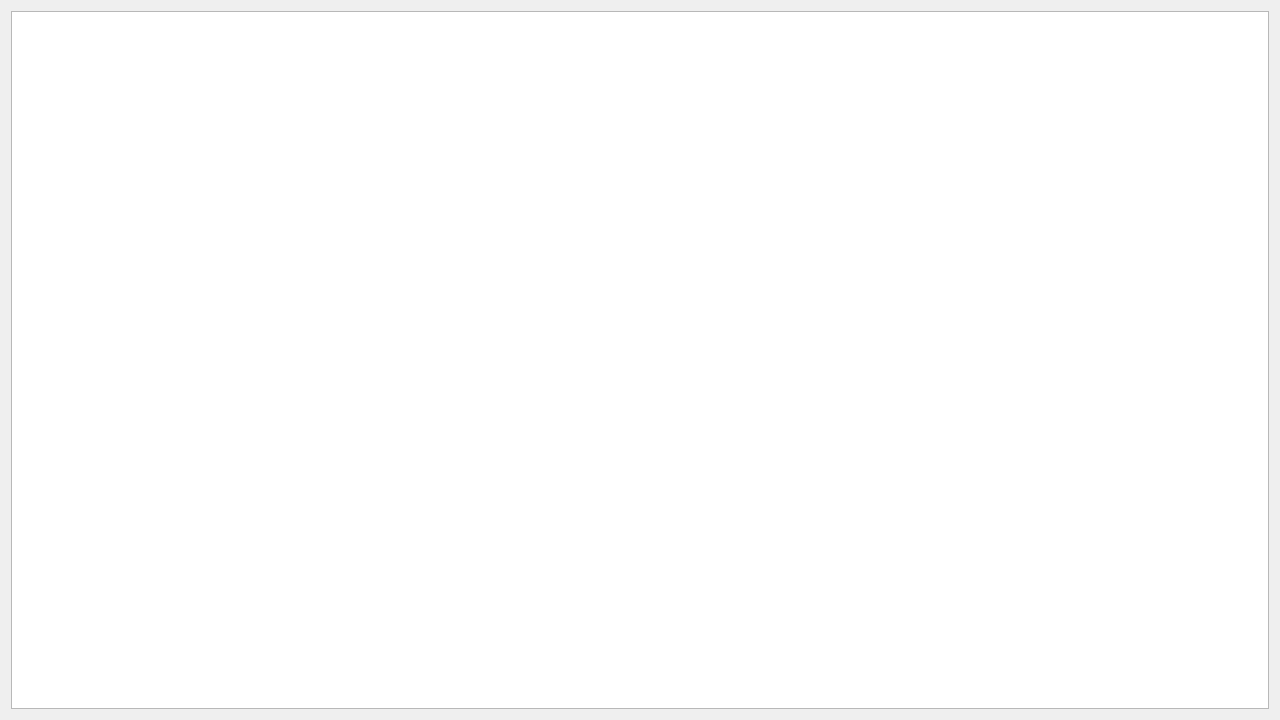
<?xml version="1.0" encoding="UTF-8"?>
<ui version="4.0">
 <class>Widget</class>
 <widget class="QWidget" name="Widget">
  <property name="geometry">
   <rect>
    <x>0</x>
    <y>0</y>
    <width>1280</width>
    <height>720</height>
   </rect>
  </property>
  <property name="windowTitle">
   <string>Widget</string>
  </property>
  <layout class="QGridLayout" name="gridLayout">
   <item row="0" column="0">
    <widget class="QGraphicsView" name="bg"/>
   </item>
  </layout>
 </widget>
 <resources/>
 <connections/>
</ui>
